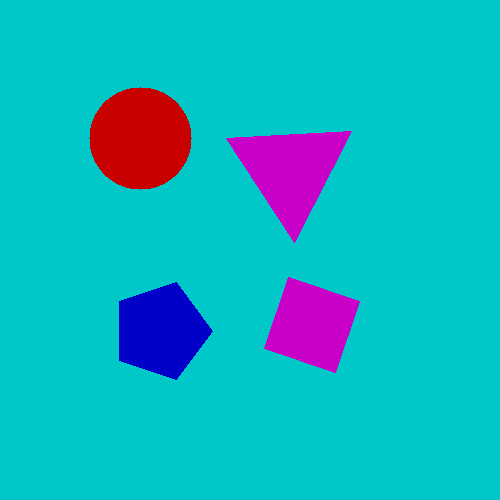
#> input picture first_stage/engineering_tour/1_task/images/1c3b4119-11ad-4f2f-9573-5e3afa5fdd09.png, 500 x 500 px
$ python -i eval.py   (imports and definitions only)
#> lines starting #> are read from the running program, lines starting #| are printed output that depends on the picture; after the words box and inside, x2 and y2 are one past the last pixel; in counts of white or black regions, pixels touching at a corner belong together
#> further down, picture is the input picture: shape (500, 500, 3); mean B, G, R 193.5, 178.3, 16.7
# -*- coding: utf-8 -*-
import cv2
import numpy as np
import math
def distances(contour1, contour2):
    x1, y1, w1, h1 = cv2.boundingRect(contour1)
    x2, y2, w2, h2 = cv2.boundingRect(contour2)
    center1 = (x1 + w1 // 2, y1 + h1 // 2)
    center2 = (x2 + w2 // 2, y2 + h2 // 2)
    distance = np.sqrt((center2[0] - center1[0])**2 + (center2[1] - center1[1])**2)
    return distance

def measure_distance(image) -> float:

    my_photo = image
    img_grey =cv2.cvtColor(my_photo,cv2.COLOR_BGR2GRAY)
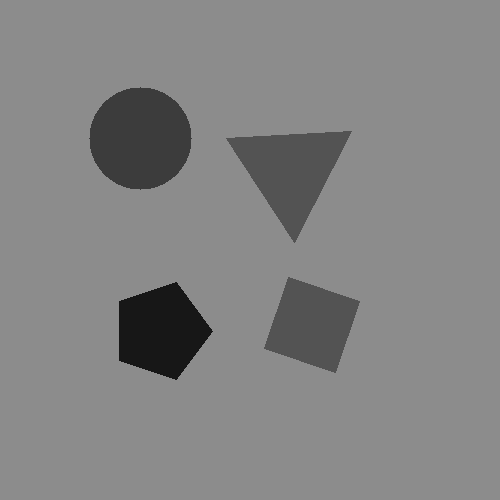
#> img_grey: shape (500, 500); min 23, max 140, mean 131.5
    img_grey = cv2.Canny(my_photo,100,200)
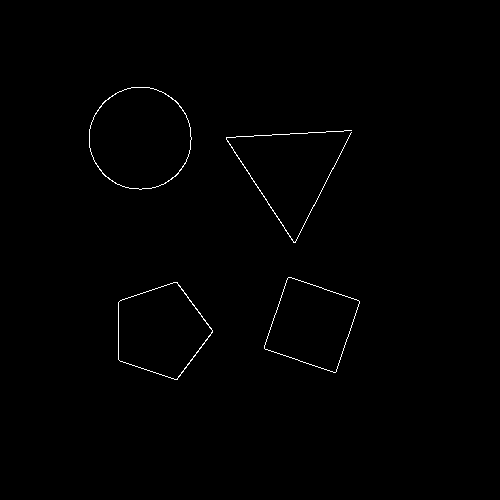
#> img_grey: shape (500, 500); 0.53% white in thin lines or dots, all inside (x1, y1, x2, y2) = (89, 87, 360, 380)

    thresh = 100

    #get threshold image
    ret,thresh_img = cv2.threshold(img_grey, thresh, 255, cv2.THRESH_BINARY)
#> ret = 100

    #find contours
    contours = []
    cnt, hierarchy = cv2.findContours(thresh_img, cv2.RETR_EXTERNAL, cv2.CHAIN_APPROX_NONE)
#> cnt = 4 contours; box (x1, y1, x2, y2) and area: (89, 87, 192, 190) 8194, (118, 282, 213, 380) 6371, (264, 277, 360, 373) 5757, (226, 130, 352, 243) 34
    for c in cnt:
        if len(c)> 210:
            contours.append(c)
#> this loop made 4 passes
#> after the loop, contours has the same summary as cnt

    contours = sorted(contours, key= cv2.contourArea,reverse=True)

    max_dist = 0
    for i in range(len(contours)):
        for j in range(i+1, len(contours)):
            distance = distances(contours[i],contours[j])
            if distance> max_dist:
                max_dist = distance
                n = i
                m = j
#> this loop made 4 passes
#> after the loop, m = 2; max_dist = 254.1; n = 0

    min_dist = 1000
#> min_dist = 1000

    for cnt_1 in contours[m]:
        x1, y1 = cnt_1[0]
        for cnt_2 in contours[n]:
            x2,y2 = cnt_2[0]
            dist = np.sqrt((x1-x2)**2+(y1-y2)**2)
            if dist < min_dist:
                min_dist = dist
                min_dist = float(min_dist)
#> this loop made 284 passes
#> (cnt_1, x1) on passes 1 to 3: ([[288, 277]], 288), ([[287, 278]], 287), ([[287, 279]], 287)
#> after the loop, min_dist = 151.3
    return min_dist

>>> import cv2
>>> picture = cv2.imread('images/1c3b4119-11ad-4f2f-9573-5e3afa5fdd09.png')
>>> result = measure_distance(picture)
#> result = 151.3

$ run again, on first_stage/engineering_tour/1_task/images/1dff7734-1951-467b-a3ba-d552618fa57d.png
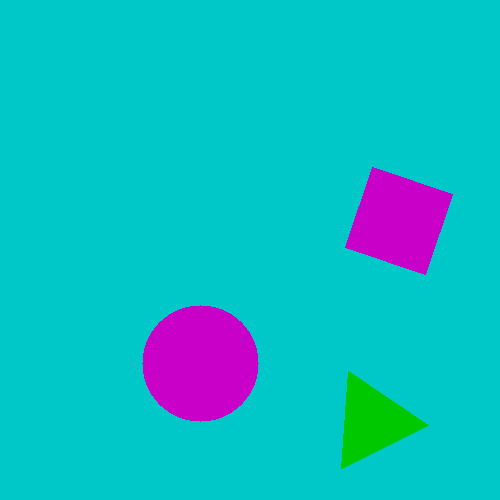
#> input picture first_stage/engineering_tour/1_task/images/1dff7734-1951-467b-a3ba-d552618fa57d.png, 500 x 500 px
#> picture is the input picture: shape (500, 500, 3); mean B, G, R 196.6, 185.7, 14.3
#> in measure_distance, `img_grey =cv2.cvtColor(my_photo,cv2.COLOR_BGR2GRAY)`:
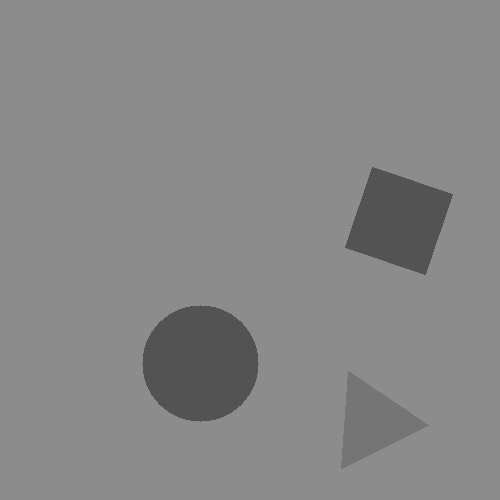
#> img_grey: shape (500, 500); min 83, max 140, mean 135.5
#> in measure_distance, `img_grey = cv2.Canny(my_photo,100,200)`:
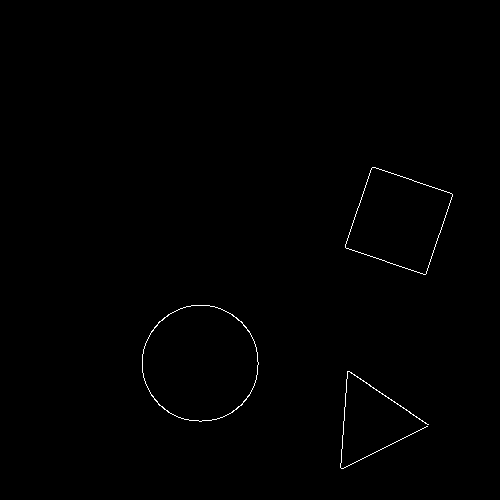
#> img_grey: shape (500, 500); 0.4% white in thin lines or dots, all inside (x1, y1, x2, y2) = (142, 167, 453, 469)
#> ret = 100
#> cnt = 3 contours; box (x1, y1, x2, y2) and area: (142, 305, 259, 422) 10578, (345, 167, 453, 275) 7287, (340, 371, 429, 469) 28
#> the loop in measure_distance, `for c in cnt:` made 3 passes
#> after the loop in measure_distance, `for c in cnt:`: contours has the same summary as cnt
#> the loop in measure_distance, `for i in range(len(contours)):` made 3 passes
#> after the loop in measure_distance, `for i in range(len(contours)):`: m = 1; max_dist = 244.5; n = 0
#> in measure_distance, `min_dist = 1000`: min_dist = 1000
#> the loop in measure_distance, `for cnt_1 in contours[m]:` made 320 passes
#> (cnt_1, x1) on passes 1 to 3: ([[372, 167]], 372), ([[371, 168]], 371), ([[371, 169]], 371)
#> after the loop in measure_distance, `for cnt_1 in contours[m]:`: min_dist = 127.3

$ run again, on first_stage/engineering_tour/1_task/images/2ab30cd5-6306-4d3d-9efa-787a80c4af95.png
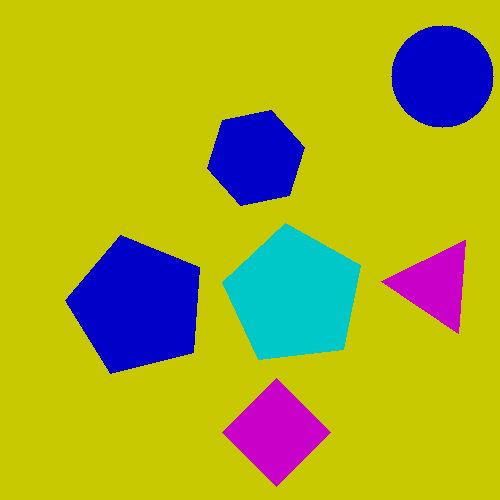
#> input picture first_stage/engineering_tour/1_task/images/2ab30cd5-6306-4d3d-9efa-787a80c4af95.png, 500 x 500 px
#> picture is the input picture: shape (500, 500, 3); mean B, G, R 40.2, 170.1, 167.7
#> in measure_distance, `img_grey =cv2.cvtColor(my_photo,cv2.COLOR_BGR2GRAY)`:
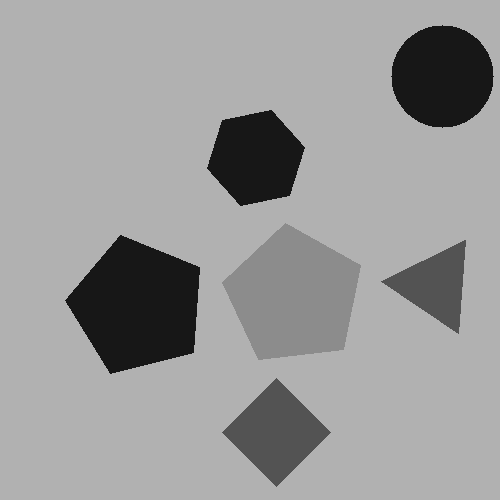
#> img_grey: shape (500, 500); min 23, max 177, mean 154.4
#> in measure_distance, `img_grey = cv2.Canny(my_photo,100,200)`:
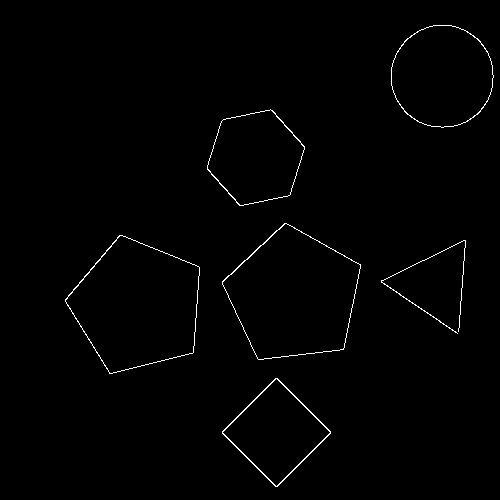
#> img_grey: shape (500, 500); 0.91% white in thin lines or dots, all inside (x1, y1, x2, y2) = (65, 25, 494, 487)
#> ret = 100
#> cnt = 6 contours; box (x1, y1, x2, y2) and area: (222, 223, 361, 360) 12806, (65, 235, 200, 374) 12718, (391, 25, 494, 128) 8194, (207, 109, 305, 206) 6644, (222, 378, 331, 487) 6046, (381, 240, 466, 334) 28
#> the loop in measure_distance, `for c in cnt:` made 6 passes
#> after the loop in measure_distance, `for c in cnt:`: contours has the same summary as cnt
#> the loop in measure_distance, `for i in range(len(contours)):` made 6 passes
#> after the loop in measure_distance, `for i in range(len(contours)):`: m = 4; max_dist = 392.8; n = 2
#> in measure_distance, `min_dist = 1000`: min_dist = 1000
#> the loop in measure_distance, `for cnt_1 in contours[m]:` made 220 passes
#> (cnt_1, x1) on passes 1 to 3: ([[275, 378]], 275), ([[274, 379]], 274), ([[273, 380]], 273)
#> after the loop in measure_distance, `for cnt_1 in contours[m]:`: min_dist = 292.7
